Frame 1 (no input): blank canvas, image omitted
Frame 60 (no input): blank canvas, image omitted
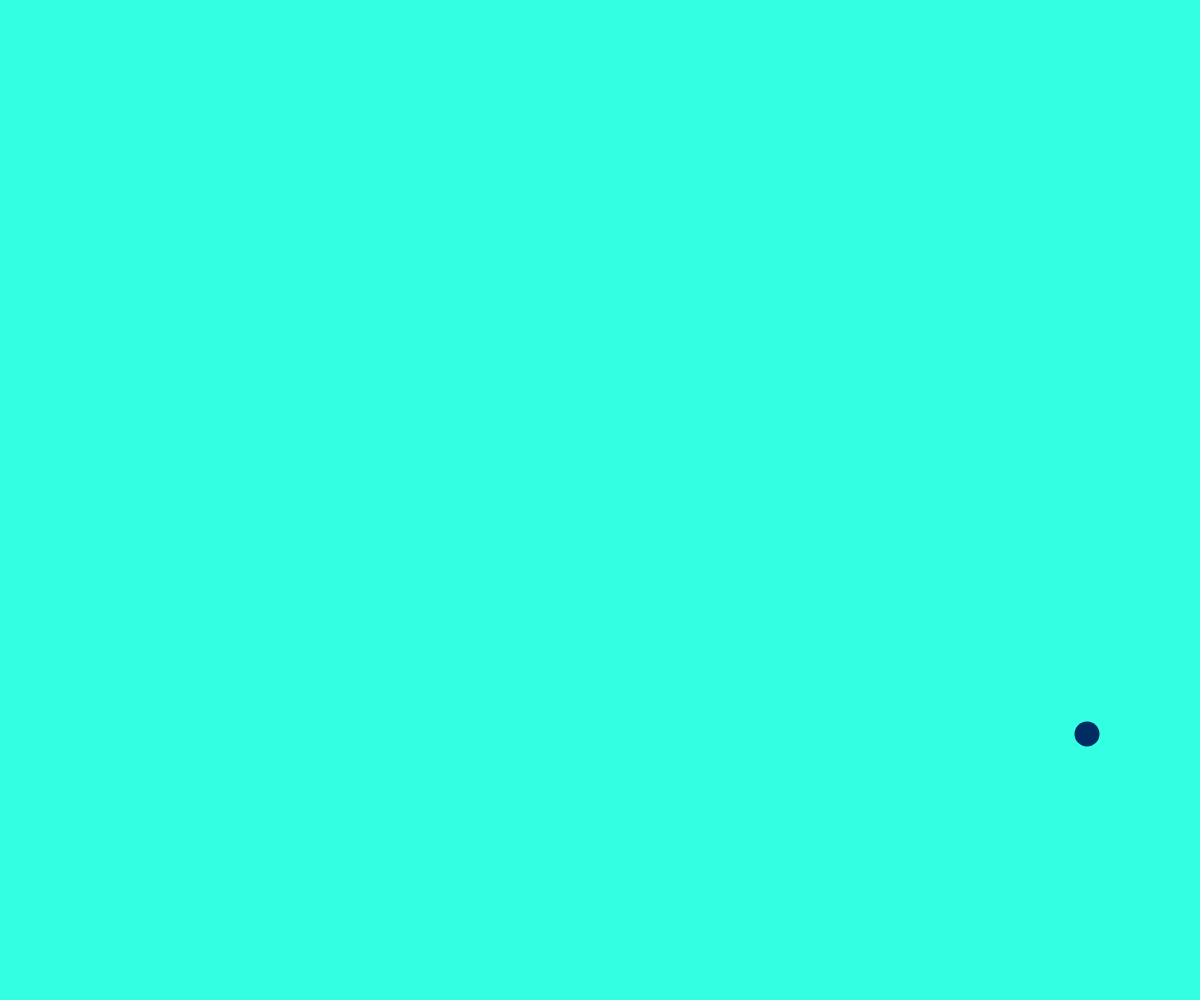
Frame 120 (the mouse pressed at the canvas centre since frame 60)

The p5.js sketch whose frames 1 and 60 were blank and that drew this single picture after the mouse press (run headless with seeded random() and noise() and a simulated clock; from frame 60 on, the mouse is pressed at the canvas centre):

// p5.js sketch
// ── sketch.js
let ball
let ball_player
let colicion
let color
let id=0
var lista=[];

function setup() {
	createCanvas(windowWidth, windowHeight);
	let pw = 80
	let ph = 160
	let py = floor(windowHeight / 2) - floor(ph / 2)
	
}

function draw() {	
	background('#33FFE3')
	
	lista.forEach(function(i){
    	ball_player=i;
    	ball_player.draw();
    	ball_player.move();
    	
    	lista.forEach(function(i){
			colicion=i;

			if (ball_player.getId != colicion.getId) {
				
				if ((ball_player.pX>=colicion.pX && ball_player.pX<=colicion.pX+20) && (ball_player.pY>=colicion.pY && ball_player.pY<=colicion.pY+20)) {
    				ball_player.changeDirection();
    				colicion.changeDirection()
    				console.log('colicion id= '+ ball_player.getId + " " + 'con id= ' + colicion.getId)
    				console.log('colicion x= '+ ball_player.pX + " " + 'con y= ' + ball_player.pY + '//// x= '+ colicion.pX + " " +'con y= ' + colicion.pY)
    			
    			}else{

    			}
			}else{

			}
    		
		});
    	
	});
}

function mousePressed () {
	
	ball = new Ball(floor(Math.random() * windowWidth),floor(Math.random() * windowHeight),getRandomColor(),floor(windowWidth),floor(windowHeight ),id)
	lista.push(ball);
	
	id+=1
	
}

function getRandomColor() {
  var letters = '0123456789ABCDEF';
  var color = '#';
  for (var i = 0; i < 6; i++) {
    color += letters[Math.floor(Math.random() * 16)];
  }
  return color;
}
// ── Ball.js
class Ball{
	
	constructor(x,y,c,tw,th,id){
		
		this.x=x
		this.y=y
		this.c=c
		this.tw=tw
		this.th=th
		this.id=id
		this.spx= 4 * this.direction()
		this.spy= 4 * this.direction()
	}


	draw(){
		push()
		noStroke()
		fill(this.c)


		ellipse(this.x,this.y,25,25)
		pop()
	}

	move(){
		if (this.x <= 0) {
			this.spx=this.spx*-1
		}else if (this.x >= this.tw) {
			this.spx=this.spx*-1
		}

		if (this.y <= 0) {
			this.spy=this.spy*-1
		}else if (this.y >= this.th) {
			this.spy=this.spy*-1
		}



		
		this.x+=this.spx
		this.y+=this.spy
	}

	changeDirection(){
		this.spx=this.spx*-1
		this.spy=this.spy*-1
	}

	direction(){
		
		return floor(random(2))* 2 - 1

	}

	get getspeedX(){

	}
	get pX() {
    	return this.x;
  	}

  	get pY() {
    	return this.y;
  	}

  	get getId() {
    	return this.id;
  	}

  	get color() {
    	return this.c;
  	}
}
